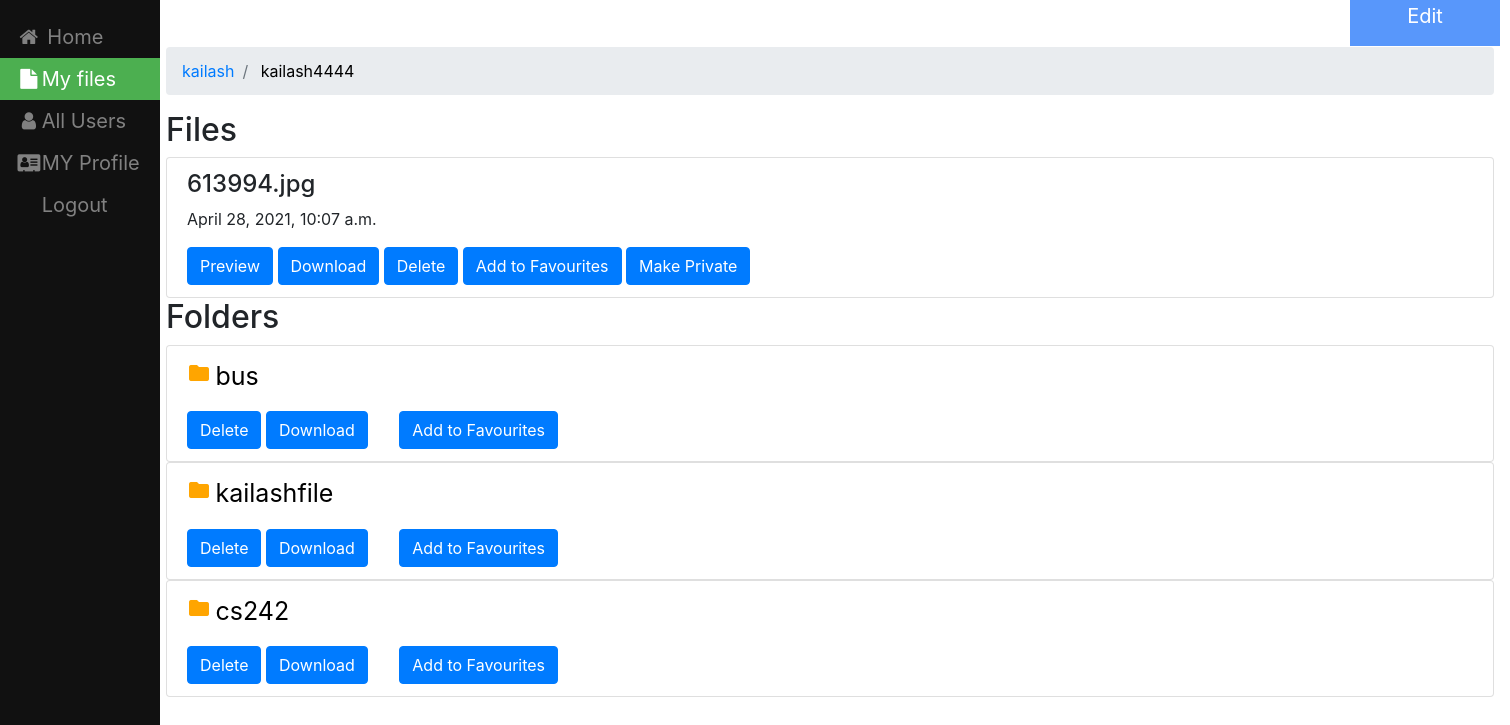
Before: /folder/1/ (signed in) with the older database file.
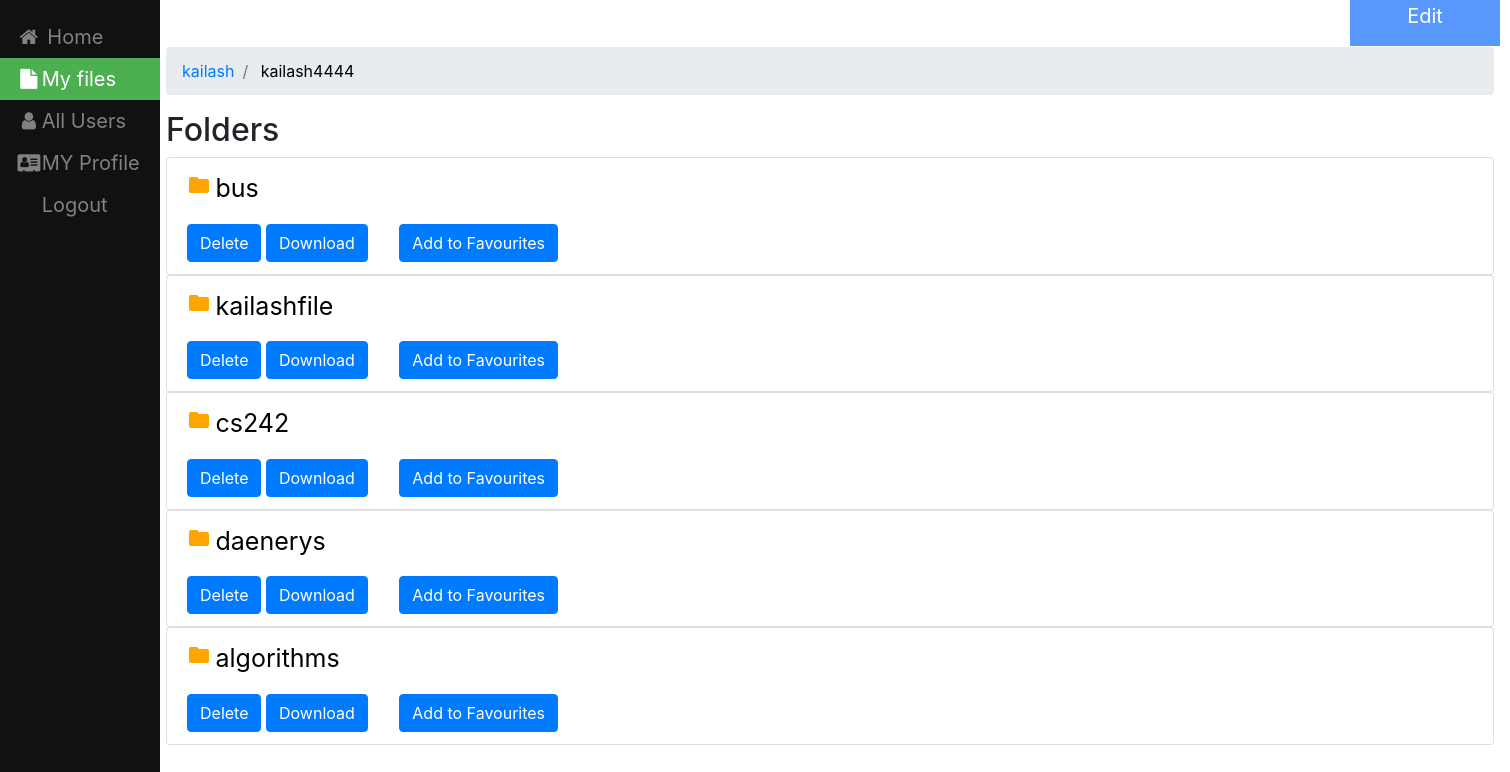
After: the same page with the newer database file.
### filesharing/models.py (models this page shows, shortened)
class Folder(models.Model):
    name=models.CharField(max_length=100,null=True,blank=True)
    user=models.ForeignKey(User,on_delete=models.CASCADE, default=None)
    linkedfolder=models.ForeignKey("self",null=True,on_delete=models.CASCADE,blank=True)
    def __str__(self):
        return  self.name

class File(models.Model):
    name = models.CharField(max_length=100,null=True,blank=True)
    file=models.FileField(upload_to=user_directory_path);
    created_on = models.DateTimeField(auto_now_add=True)
    user = models.ForeignKey(User,on_delete=models.CASCADE, default=None)
    folder=models.ForeignKey(Folder,null=True,on_delete=models.CASCADE,blank=True)
    isprivate = models.BooleanField(default=False)
    def __str__(self):
        return self.name

### filesharing/views.py (the view)
# urls.py: path('folder/<int:folder_id>/', views.user_details, name='user-linked-files'),
def user_details(request,folder_id):
    f = fav.objects.filter(user=request.user)
    files = f
    fi = set(())
    fold = set(())
    for i in range(len(files)):
        if files[i].sfile:
            fi.add(files[i].sfile.id)
        elif files[i].sfolder:
            fold.add(files[i].sfolder.id)
    folder = get_object_or_404(Folder,pk=folder_id)
    files = folder.file_set.all()
    folders = folder.folder_set.all()
    print(files,folders)
    favfiles=[]
    notfavfiles=[]
    favfolders=[]
    notfavfolders=[]
    for i in range(len(files)):
        if files[i].id in fi :
            favfiles.append(files[i])
        else:
             notfavfiles.append(files[i])
    for i in range(len(folders)):
        if folders[i].id in fold :
            favfolders.append(folders[i])
        else:
             notfavfolders.append(folders[i])
    temp = folder
    parent_list = []
    parent_list.append(temp)
    while temp.linkedfolder:
        parent = temp.linkedfolder
        parent_list.append(parent)
        temp = parent
    active_folder = parent_list[0]
    parent_list.reverse()
    print(notfavfiles,favfiles)
    context={'folder':folder,'folders':favfolders,'notfavfolders':notfavfolders,'files':favfiles,'notfav':notfavfiles,'folder_id':folder_id,'parent_list':parent_list,'active_folder':active_folder}
    return render(request,'filesharing/user_linkedfiles.html',context)

### templates/filesharing/user_linkedfiles.html (shortened to what this page needs)
{% load static %}
<!DOCTYPE html>
<html lang="en" dir="ltr">
  <head>
    <link rel="stylesheet" type="text/css" href="{%  static "css/styles.css" %}"/>
    <link rel="stylesheet" href="https://cdnjs.cloudflare.com/ajax/libs/font-awesome/4.7.0/css/font-awesome.min.css">
    <link rel="stylesheet" href="https://maxcdn.bootstrapcdn.com/bootstrap/4.0.0/css/bootstrap.min.css">
  </head>
</head>
  <body>
<div class="sidebar">
  <a href="{% url 'filesharing:home1' %}"><i class="fa fa-fw fa-home"></i> Home</a>
  <a  class="active" href="{% url 'filesharing:My_Files' %}"><i class="fa fa-fw fa-file"></i>My files</a>
  <a  href="{% url 'filesharing:allusers' %}"><i class="fa fa-fw fa-user"></i>All Users</a>
  <a href="{% url 'createdprofile' %}"><i class="fa fa-fw fa-address-card"></i>MY Profile</a>
  <a href="{% url 'logout' %}">Logout</a>
</div>
<div class="dropdown">
  <button class="dropbtn">Edit </button>
</div>
<div class="content">
 <ol class="breadcrumb">
  <li class="breadcrumb-item"> <a href="{% url 'filesharing:My_Files' %}"> {{ user.username }} </a> </li>
  {% for parent in parent_list %}
    {% if parent is not active_folder %}
      <li class="breadcrumb-item"> <a href="{% url 'filesharing:user-linked-files' parent.id %}"> {{ parent }}</a> </li>
    {% else %}
    <li class="breadcrumb-item active" aria-current="page"><a href="{% url 'filesharing:user-linked-files' parent.id %}" style="color:black"> {{ parent }}</a></li>
    {% endif %}
  {% endfor %}
</ol>
  {%  if notfav or files  %}
  <h2> Files</h2>
  {% endif %}
{% for file in notfav %}
        <div class="list-group">
             <div class="list-group-item">
                 <h4 class="list-group-item-text">{{ file.name}}</h4>
                  <p class="list-group-item-text">{{ file.created_on}}</p>
                <td> <a class="list-group-item-text" href="{{ file.file.url }}" target="_blank"><button type="button" class="btn btn-primary">Preview</button> </a> </td>
                 <a class="list-group-item-text" href="{{ file.file.url }}" target="_blank" download><button type="button" class="btn btn-primary">Download</button></a>
               <a class="list-group-item-text" href="{% url 'filesharing:delete' file.pk %}" ><button type="button" class="btn btn-primary">Delete</button></a>
                 <a class="list-group-item-text" href="{% url 'filesharing:starredfile' file.pk  %}" ><button type="button" class="btn btn-primary">Add to Favourites</button></a>
                 {% if file.isprivate %}
                    <a class="list-group-item-text" href="{% url 'filesharing:makepublic' file.pk %}" ><button type="button" class="btn btn-primary">Make Public</button></a>
                 {% else %}
                     <a class="list-group-item-text" href="{% url 'filesharing:makeprivate' file.pk %}" ><button type="button" class="btn btn-primary">Make Private</button></a>
                  {% endif %}
             </div>
        </div>
 {% endfor %}
<div class="list-group">
 {% if folders or notfavfolders %}
 <h2> Folders</h2>
{% endif %}
{% for f in notfavfolders %}
        <div class="list-group">
             <div class="list-group-item">
                   <i class="material-icons"  style="color: orange" >
                 </i>
 <a style="font-size:25px;color:black"  href="{% url 'filesharing:user-linked-files' f.id %}" > {{ f }} </a> <br>
                 <p>  </p>                   <a  href="{% url 'filesharing:folder-delete' f.id %}" ><button type="button" class="btn btn-primary">Delete</button></a>
                       <a class="list-group-item-text" href="{% url 'filesharing:download_folder' f.id %}" target="_blank" download><button type="button" class="btn btn-primary">Download</button></a>&nbsp;&nbsp;&nbsp;&nbsp;&nbsp;&nbsp;
                 <a class="list-group-item-text" href="{% url 'filesharing:starredfolder' f.id %}" ><button type="button" class="btn btn-primary"> Add to  Favourites</button></a>
          </div>
        </div>
 {% endfor %}
 </div>
</div>
  </body>
</html>

Changed rows visible on the page:
removed File: name "613994.jpg", created_on "April 28, 2021, 10:07 a.m.", isprivate "Make Private"
added Folder: name "daenerys", shown under "Folders"
added Folder: name "algorithms", shown under "Folders"
Other visible differences:
text no longer shown: "Files"
